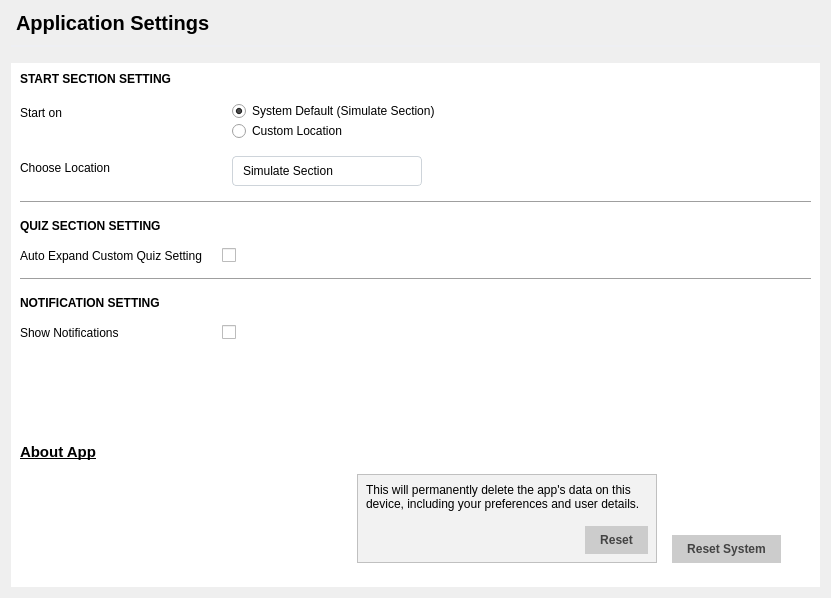
<?xml version="1.0" encoding="UTF-8"?>
<ui version="4.0">
 <class>Form</class>
 <widget class="QWidget" name="Form">
  <property name="geometry">
   <rect>
    <x>0</x>
    <y>0</y>
    <width>831</width>
    <height>598</height>
   </rect>
  </property>
  <property name="windowTitle">
   <string>Form</string>
  </property>
  <property name="styleSheet">
   <string notr="true">#section_title {
	font-size: 15pt;
    font-weight: bold;
	border: none;
	padding-bottom: 10px;
	border-bottom: 2px solid #eeeff3;
}

#manage_content {
	background-color: white;
}

#manage_content QComboBox {
	border: 1px solid #ced4da;
	border-radius: 4px;
	padding-left: 10px;
	margin-left: 10px;
}

#manage_content QComboBox::drop-down {
	border: 0px;
}

#manage_content QComboBox:on {
	border: 4px solid #c2dbfe;
}

#manage_content QComboBox QListView {
	font-size: 12px;
	border: 1px solid rbga(0,0,0,0.1);
	padding: 5px;
	background-color: #fff;
	outline: 0px;
}

#manage_content QComboBox QListView:item {
	padding-left: 10px;
	background-color: #fff;
}

#toggle_reset_btn, #reset_btn {
	border: none;
	background-color: #cccccc;
	font-weight: bold;
	color: #434343;
	padding: 7px 15px;
}

#toggle_reset_btn:hover {
	background-color: #9a9a9a;
}

#reset_btn:hover {
	background-color: #d5786c;
	border: 1px solid #434343;
}

#reset_container {
	background-color: #f2f2f2;
	border: 1px solid silver;
}

#about_label {
	font-weight: bold;
	font-size: 11pt;
}

#about_label:hover {
	color: #0067c0;
}


</string>
  </property>
  <layout class="QVBoxLayout" name="verticalLayout">
   <item>
    <widget class="QLabel" name="section_title">
     <property name="sizePolicy">
      <sizepolicy hsizetype="Preferred" vsizetype="Maximum">
       <horstretch>0</horstretch>
       <verstretch>0</verstretch>
      </sizepolicy>
     </property>
     <property name="text">
      <string>Application Settings</string>
     </property>
    </widget>
   </item>
   <item>
    <widget class="ShadowFrame" name="frame">
     <property name="frameShape">
      <enum>QFrame::NoFrame</enum>
     </property>
     <property name="frameShadow">
      <enum>QFrame::Raised</enum>
     </property>
     <layout class="QVBoxLayout" name="verticalLayout_4">
      <property name="spacing">
       <number>0</number>
      </property>
      <property name="leftMargin">
       <number>0</number>
      </property>
      <property name="topMargin">
       <number>10</number>
      </property>
      <property name="rightMargin">
       <number>0</number>
      </property>
      <property name="bottomMargin">
       <number>0</number>
      </property>
      <item>
       <widget class="QScrollArea" name="scrollArea">
        <property name="frameShape">
         <enum>QFrame::NoFrame</enum>
        </property>
        <property name="widgetResizable">
         <bool>true</bool>
        </property>
        <widget class="QWidget" name="manage_content">
         <property name="geometry">
          <rect>
           <x>0</x>
           <y>0</y>
           <width>788</width>
           <height>545</height>
          </rect>
         </property>
         <layout class="QVBoxLayout" name="verticalLayout_2">
          <item>
           <layout class="QFormLayout" name="formLayout">
            <property name="horizontalSpacing">
             <number>20</number>
            </property>
            <property name="verticalSpacing">
             <number>15</number>
            </property>
            <item row="0" column="0">
             <widget class="QLabel" name="label">
              <property name="styleSheet">
               <string notr="true">font-size: 12pts;
font-weight: 500;</string>
              </property>
              <property name="text">
               <string>START SECTION SETTING</string>
              </property>
              <property name="alignment">
               <set>Qt::AlignLeading|Qt::AlignLeft|Qt::AlignTop</set>
              </property>
             </widget>
            </item>
            <item row="1" column="0">
             <widget class="QLabel" name="label_2">
              <property name="text">
               <string>Start on</string>
              </property>
             </widget>
            </item>
            <item row="1" column="1">
             <layout class="QVBoxLayout" name="verticalLayout_3">
              <property name="leftMargin">
               <number>10</number>
              </property>
              <property name="rightMargin">
               <number>0</number>
              </property>
              <item>
               <widget class="QRadioButton" name="default_location_btn">
                <property name="text">
                 <string>System Default (Simulate Section)</string>
                </property>
                <property name="checked">
                 <bool>true</bool>
                </property>
               </widget>
              </item>
              <item>
               <widget class="QRadioButton" name="custom_location_btn">
                <property name="text">
                 <string>Custom Location</string>
                </property>
               </widget>
              </item>
             </layout>
            </item>
            <item row="2" column="0">
             <widget class="QLabel" name="label_3">
              <property name="text">
               <string>Choose Location</string>
              </property>
             </widget>
            </item>
            <item row="2" column="1">
             <widget class="QComboBox" name="start_up_combobox">
              <property name="minimumSize">
               <size>
                <width>0</width>
                <height>30</height>
               </size>
              </property>
              <property name="maximumSize">
               <size>
                <width>200</width>
                <height>16777215</height>
               </size>
              </property>
              <item>
               <property name="text">
                <string>Simulate Section</string>
               </property>
              </item>
              <item>
               <property name="text">
                <string>Learning Section</string>
               </property>
              </item>
              <item>
               <property name="text">
                <string>Quiz Section</string>
               </property>
              </item>
              <item>
               <property name="text">
                <string>Profile Section</string>
               </property>
              </item>
              <item>
               <property name="text">
                <string>Settings Section</string>
               </property>
              </item>
             </widget>
            </item>
            <item row="3" column="0" colspan="2">
             <widget class="Line" name="line">
              <property name="orientation">
               <enum>Qt::Horizontal</enum>
              </property>
             </widget>
            </item>
            <item row="4" column="0">
             <widget class="QLabel" name="label_5">
              <property name="styleSheet">
               <string notr="true">font-size: 12pts;
font-weight: 500;</string>
              </property>
              <property name="text">
               <string>QUIZ SECTION SETTING</string>
              </property>
              <property name="alignment">
               <set>Qt::AlignLeading|Qt::AlignLeft|Qt::AlignTop</set>
              </property>
             </widget>
            </item>
            <item row="5" column="0">
             <widget class="QLabel" name="label_7">
              <property name="text">
               <string>Auto Expand Custom Quiz Setting</string>
              </property>
             </widget>
            </item>
            <item row="5" column="1">
             <widget class="ToggleSwitch" name="expand_toggle">
              <property name="maximumSize">
               <size>
                <width>70</width>
                <height>16777215</height>
               </size>
              </property>
              <property name="text">
               <string/>
              </property>
             </widget>
            </item>
            <item row="6" column="0" colspan="2">
             <widget class="Line" name="line_2">
              <property name="orientation">
               <enum>Qt::Horizontal</enum>
              </property>
             </widget>
            </item>
            <item row="7" column="0">
             <widget class="QLabel" name="label_6">
              <property name="styleSheet">
               <string notr="true">font-size: 12pts;
font-weight: 500;</string>
              </property>
              <property name="text">
               <string>NOTIFICATION SETTING</string>
              </property>
             </widget>
            </item>
            <item row="8" column="0">
             <widget class="QLabel" name="label_8">
              <property name="text">
               <string>Show Notifications</string>
              </property>
             </widget>
            </item>
            <item row="8" column="1">
             <widget class="ToggleSwitch" name="notification_toggle">
              <property name="maximumSize">
               <size>
                <width>70</width>
                <height>16777215</height>
               </size>
              </property>
              <property name="text">
               <string/>
              </property>
             </widget>
            </item>
            <item row="9" column="0">
             <spacer name="verticalSpacer">
              <property name="orientation">
               <enum>Qt::Vertical</enum>
              </property>
              <property name="sizeHint" stdset="0">
               <size>
                <width>20</width>
                <height>40</height>
               </size>
              </property>
             </spacer>
            </item>
            <item row="10" column="0">
             <widget class="ClickableLabel" name="about_label">
              <property name="cursor">
               <cursorShape>PointingHandCursor</cursorShape>
              </property>
              <property name="text">
               <string>&lt;u&gt;About App&lt;/u&gt;</string>
              </property>
             </widget>
            </item>
           </layout>
          </item>
          <item>
           <layout class="QHBoxLayout" name="horizontalLayout">
            <property name="spacing">
             <number>15</number>
            </property>
            <property name="topMargin">
             <number>7</number>
            </property>
            <property name="rightMargin">
             <number>30</number>
            </property>
            <property name="bottomMargin">
             <number>15</number>
            </property>
            <item>
             <spacer name="horizontalSpacer">
              <property name="orientation">
               <enum>Qt::Horizontal</enum>
              </property>
              <property name="sizeHint" stdset="0">
               <size>
                <width>40</width>
                <height>20</height>
               </size>
              </property>
             </spacer>
            </item>
            <item alignment="Qt::AlignBottom">
             <widget class="QWidget" name="reset_container" native="true">
              <property name="minimumSize">
               <size>
                <width>300</width>
                <height>0</height>
               </size>
              </property>
              <layout class="QVBoxLayout" name="verticalLayout_5">
               <property name="spacing">
                <number>15</number>
               </property>
               <item>
                <widget class="QLabel" name="label_4">
                 <property name="text">
                  <string>This will permanently delete the app's data on this device, including your preferences and user details.</string>
                 </property>
                 <property name="wordWrap">
                  <bool>true</bool>
                 </property>
                </widget>
               </item>
               <item alignment="Qt::AlignRight">
                <widget class="QPushButton" name="reset_btn">
                 <property name="text">
                  <string>Reset</string>
                 </property>
                </widget>
               </item>
              </layout>
             </widget>
            </item>
            <item alignment="Qt::AlignRight|Qt::AlignBottom">
             <widget class="QPushButton" name="toggle_reset_btn">
              <property name="text">
               <string>Reset System</string>
              </property>
             </widget>
            </item>
           </layout>
          </item>
         </layout>
        </widget>
       </widget>
      </item>
     </layout>
    </widget>
   </item>
  </layout>
 </widget>
 <customwidgets>
  <customwidget>
   <class>ShadowFrame</class>
   <extends>QFrame</extends>
   <header>widgets/shadow.h</header>
   <container>1</container>
  </customwidget>
  <customwidget>
   <class>ToggleSwitch</class>
   <extends>QCheckBox</extends>
   <header>widgets/clickables.h</header>
  </customwidget>
  <customwidget>
   <class>ClickableLabel</class>
   <extends>QLabel</extends>
   <header location="global">widgets/clickables.h</header>
  </customwidget>
 </customwidgets>
 <resources/>
 <connections/>
</ui>
